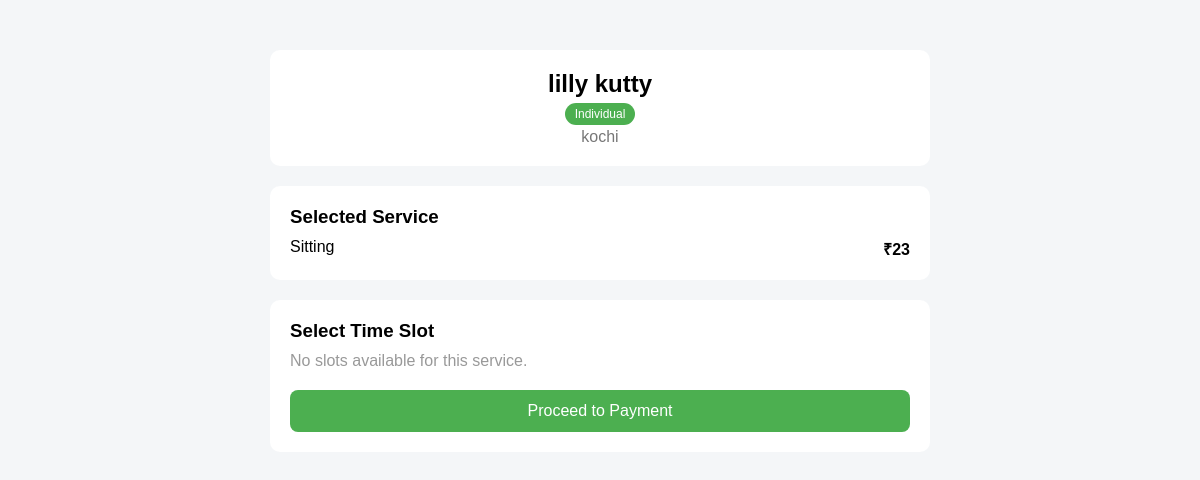
The app's page /slot_booking/16/?service=sitting, older data.
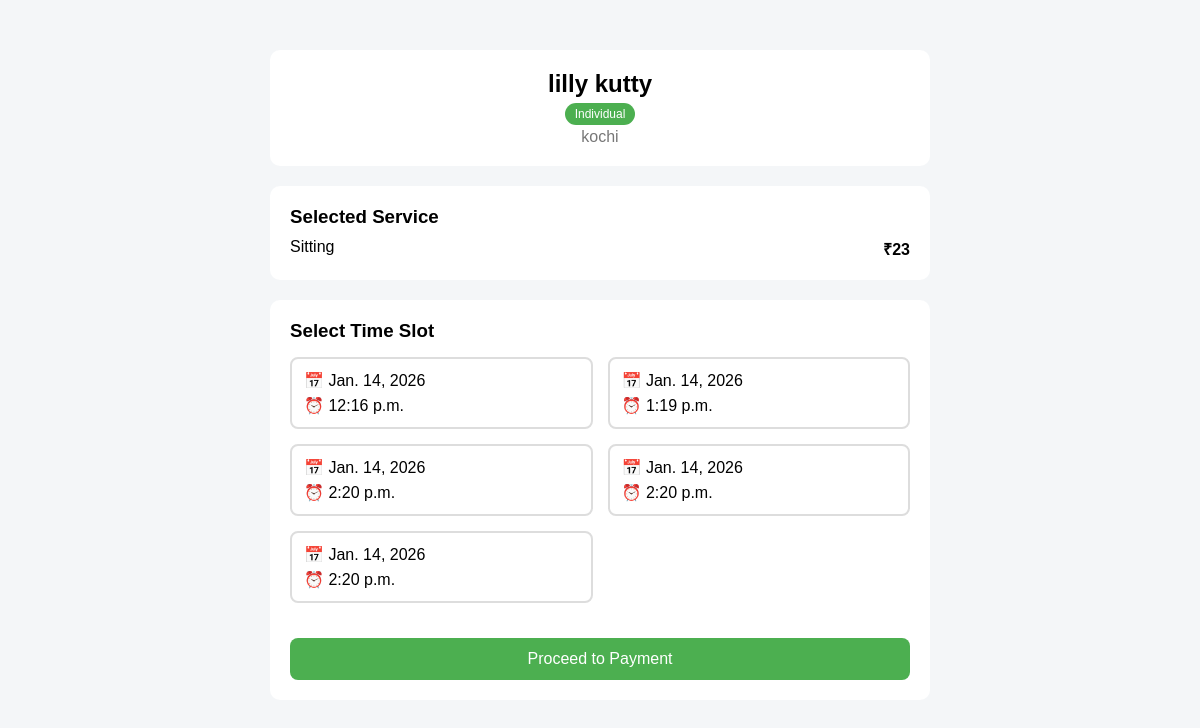
The same page, newer data.
### PetCare/models.py (models this page shows, shortened)
class ServiceProvider(models.Model):
    PROVIDER_TYPE = (
        ('individual', 'Individual'),
        ('organization', 'Organization / Company'),
    )
    ID_TYPE = (
        ('aadhaar', 'Aadhaar'),
        ('pan', 'PAN'),
        ('passport', 'Passport'),
    )
    user = models.OneToOneField(Profile, on_delete=models.CASCADE)
    full_name = models.CharField(max_length=100,null=True,blank=True)
    phone_number = models.CharField(max_length=15,null=True,blank=True)
    provider_type = models.CharField(max_length=20, choices=PROVIDER_TYPE,null=True,blank=True)
    bio = models.TextField(null=True,blank=True)
    city = models.CharField(max_length=50,null=True,blank=True)
    address = models.TextField(null=True,blank=True)
    pincode = models.CharField(max_length=10,null=True,blank=True)
    latitude = models.CharField(max_length=50,null=True,blank=True)
    longitude = models.CharField(max_length=50,null=True,blank=True)
    travel_distance = models.PositiveIntegerField(null=True,blank=True)
    services = models.JSONField(null=True,blank=True)  # store selected services
    id_type = models.CharField(max_length=20, choices=ID_TYPE,null=True,blank=True)
    id_number = models.CharField(max_length=50,unique=True,null=True,blank=True,help_text="Government ID number")
    id_proof = models.FileField(upload_to='providers/id/',null=True,blank=True)
    grooming_certificate = models.FileField(upload_to='providers/certificates/',null=True,blank=True)
    vet_license = models.FileField(upload_to='providers/certificates/',null=True,blank=True)
    training_certificate = models.FileField(upload_to='providers/certificates/',null=True,blank=True)
    organization_registration = models.FileField(upload_to='providers/certificates/',null=True,blank=True)
    is_verified = models.BooleanField(default=False)

class TimeSlot(models.Model):
    provider = models.ForeignKey(
        ServiceProvider,
        on_delete=models.CASCADE,
        related_name='timeslots'
    )
    service_name = models.CharField(max_length=100)
    date = models.DateField()
    time = models.TimeField()   # ✅ SINGLE TIME (multiple rows = multiple times)
    is_available = models.BooleanField(default=True)

### PetCare/views.py (the view)
# urls.py: path("slot_booking/<int:provider_id>/", views.slot_booking, name="slot_booking"),
def slot_booking(request, provider_id):
    provider = get_object_or_404(ServiceProvider, id=provider_id)
    service = request.GET.get("service")
    if not service:
        return redirect("booknow", provider_id=provider_id)
    price = provider.services.get(service)
    if not price:
        return redirect("booknow", provider_id=provider_id)
    slots = TimeSlot.objects.filter(
        provider=provider,
        service_name=service,
        is_available=True
    ).order_by("date", "time")
    return render(request, "customer/slot_booking.html", {
        "provider": provider,
        "service": service,
        "price": price,
        "slots": slots
    })

### PetCare/templates/customer/slot_booking.html (shortened to what this page needs)
{% load static %}
<!DOCTYPE html>
<html lang="en">
<head>
    <link rel="stylesheet" href="{% static 'css/customer/slot_booking.css' %}">
</head>
<body>
<div class="page">
    <div class="provider-header">
        <h2>{{ provider.full_name }}</h2>
        <span class="badge">{{ provider.get_provider_type_display }}</span>
        <p class="city">{{ provider.city }}</p>
    </div>
    <div class="service-card">
        <h3>Selected Service</h3>
        <div class="service-row">
            <span class="service-name">{{ service|title }}</span>
            <span class="price">₹{{ price }}</span>
        </div>
    </div>
    <div class="slot-card">
        <h3>Select Time Slot</h3>
        <form id="paymentForm">
            {% if slots %}
                <div class="slots-grid">
                    {% for slot in slots %}
                        <label class="slot">
                            <div class="slot-info">
                                <span class="date">📅 {{ slot.date }}</span>
                                <span class="time">⏰ {{ slot.time }}</span>
                            </div>
                        </label>
                    {% endfor %}
                </div>
            {% else %}
                <p class="no-slots">No slots available for this service.</p>
            {% endif %}
            <button type="submit" class="pay-btn" id="payBtn" disabled>
                Proceed to Payment
            </button>
        </form>
    </div>
</div>
</body>
</html>

### PetCare/static/css/customer/slot_booking.css (style rules this page uses)
* { margin: 0; padding: 0; box-sizing: border-box; font-family: Arial, sans-serif; }
body { background: #f4f6f8; }
.page { max-width: 700px; margin: 30px auto; padding: 20px; }
.provider-header { background: #ffffff; padding: 20px; border-radius: 10px; margin-bottom: 20px; text-align: center; }
.provider-header h2 { margin-bottom: 6px; }
.badge { background: #4caf50; color: white; padding: 4px 10px; border-radius: 12px; font-size: 12px; }
.city { color: #777; margin-top: 6px; }
.service-card { background: #ffffff; padding: 20px; border-radius: 10px; margin-bottom: 20px; }
.service-row { display: flex; justify-content: space-between; margin-top: 10px; font-size: 16px; }
.price { font-weight: bold; }
.slot-card { background: #ffffff; padding: 20px; border-radius: 10px; }
.slots-grid { display: grid; grid-template-columns: repeat(auto-fit, minmax(200px, 1fr)); gap: 15px; margin: 15px 0; }
.slot { border: 2px solid #ddd; padding: 12px; border-radius: 8px; cursor: pointer; transition: 0.2s; }
.slot-info { display: flex; flex-direction: column; gap: 6px; }
.pay-btn { margin-top: 20px; width: 100%; padding: 12px; background: #4caf50; color: white; border: none; border-radius: 8px; font-size: 16px; cursor: pointer; }

Row changes from the older to the newer data that the page shows:
added TimeSlot: date "Jan. 14, 2026", time "12:16 p.m."
added TimeSlot: date "Jan. 14, 2026", time "1:19 p.m."
added TimeSlot: date "Jan. 14, 2026", time "2:20 p.m."
added TimeSlot: date "Jan. 14, 2026", time "2:20 p.m."
added TimeSlot: date "Jan. 14, 2026", time "2:20 p.m."
Text that changed along with them:
text no longer shown: "No slots available for this service."
